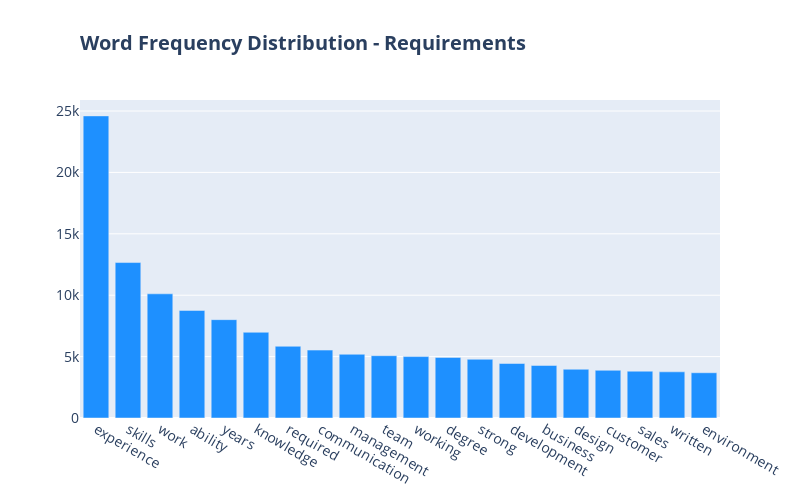

Here is the notebook cell this chart was saved with:
### Markdown cell above
### Requirements

### Code cell
frequency = count_word_frequency(df['requirements'],"Requirements")

### Figure 1 — Plotly figure (JSON) as saved in the notebook; plotly's stock layout.template omitted (floating-point values rounded to 4 significant figures)
{"data": [{"marker": {"color": "#1E90FF"}, "type": "bar", "x": ["experience", "skills", "work", "ability", "years", "knowledge", "required", "communication", "management", "team", "working", "degree", "strong", "development", "business", "design", "customer", "sales", "written", "environment"], "y": [24603, 12661, 10113, 8759, 8010, 6982, 5840, 5530, 5190, 5074, 5002, 4934, 4781, 4438, 4278, 3969, 3884, 3813, 3760, 3684]}], "layout": {"font": {"size": 14}, "height": 500, "title": {"text": "<b>Word Frequency Distribution - Requirements</b>", "x": 0.1}, "width": 800}}
